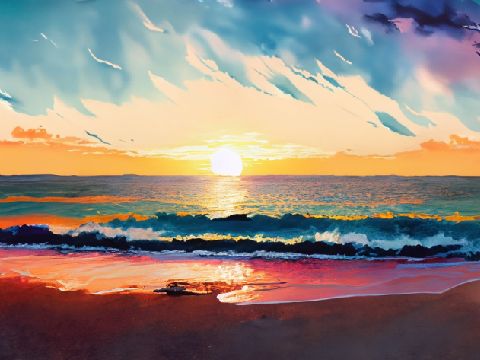
#> input picture day002/input.bmp, 480 x 360 px
$ jupyter execute cuda_colortograyscaleconversion.ipynb   (shell and % lines are left out)
#> lines starting #> are read from the running program, lines starting #| are printed output that depends on the picture
[cell 1]
%cd cuda-100-days/day002

[cell 2]
# After running your CUDA program, check the first few bytes of the output file

[cell 3]
import cv2
import numpy as np
import matplotlib.pyplot as plt

# Load image
img = cv2.imread('input.bmp')
#> img is the input picture: shape (360, 480, 3); mean B, G, R 123.4, 132.5, 146.2

# Convert to grayscale
gray = cv2.cvtColor(img, cv2.COLOR_BGR2GRAY)
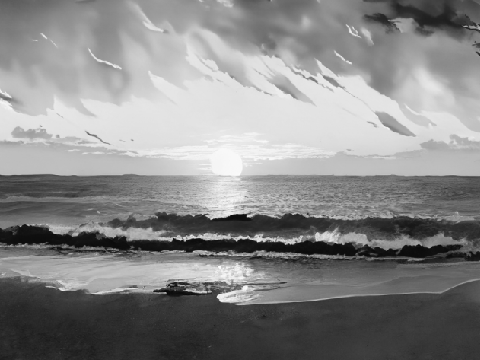
#> gray: shape (360, 480); min 5, max 252, mean 135.5

# Save grayscale image
cv2.imwrite('opencv_gray.bmp', gray)

# Display
plt.figure(figsize=(12, 6))
plt.subplot(1, 2, 1)
plt.title('Original')
plt.imshow(cv2.cvtColor(img, cv2.COLOR_BGR2RGB))
plt.subplot(1, 2, 2)
plt.title('Grayscale')
plt.imshow(gray, cmap='gray')
plt.show()
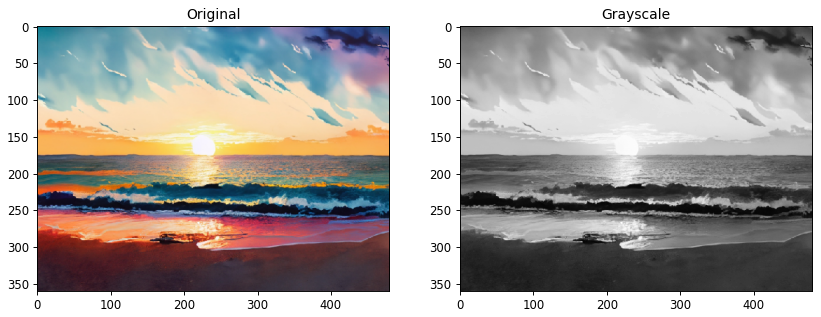
#> figure drawn by matplotlib, 2 panels
